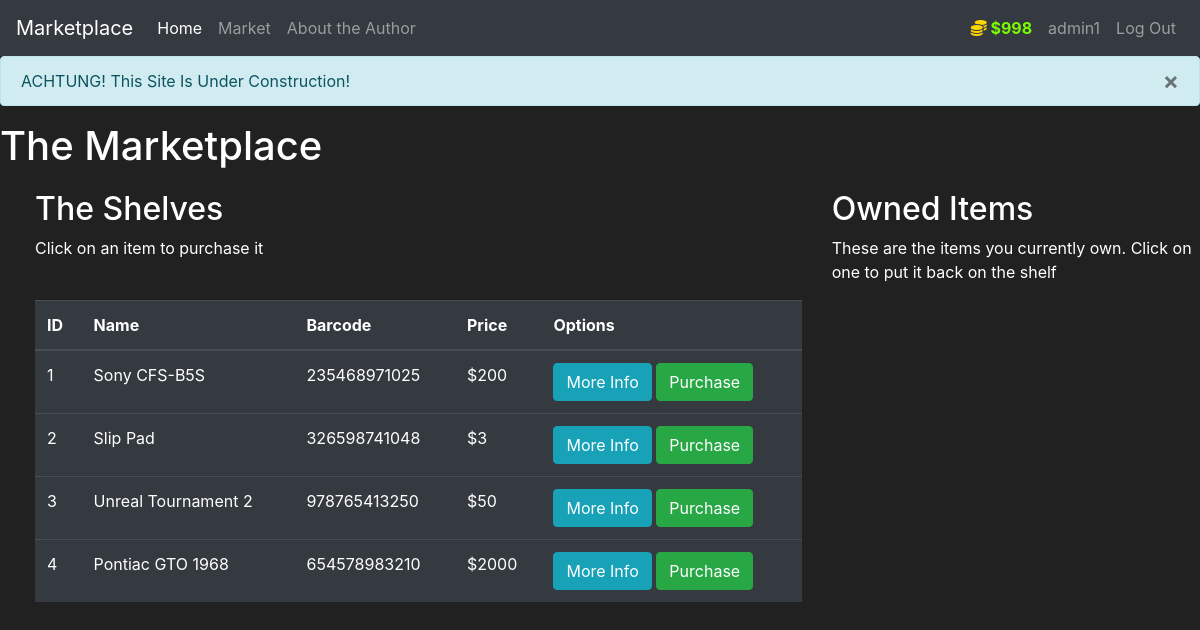
The page /market (signed in) on the database its author committed.
### market/models.py (models this page shows, shortened)
class User(db.Model, UserMixin):
    id = db.Column(db.Integer(), primary_key=True)
    username = db.Column(db.String(length=20), nullable=False, unique=True)
    email = db.Column(db.String(length=40), nullable=False, unique=True)
    pw_hash = db.Column(db.String(length=60), nullable=False)
    wallet = db.Column(db.Integer(), nullable=False, default=1000)
    items = db.relationship('Item', backref='owned_by', lazy=True)
    @property
    def nice_looking_wallet(self):
        if len(str(self.wallet)) >= 4:
            return f'${str(self.wallet)[:-3]},{str(self.wallet)[-3:]}'
        else:
            return f"${self.wallet}"
    @property
    def password(self): # Returns the password
        return self.password

class Item(db.Model):
    id = db.Column(db.Integer(), primary_key=True)
    name = db.Column(db.String(length=30), nullable=False, unique=True)
    price = db.Column(db.Integer(), nullable=False)
    barcode = db.Column(db.String(length=12), nullable=False, unique=True)
    description = db.Column(db.String(length=1024), nullable=False, unique=True)
    image = db.Column(db.String())
    owner = db.Column(db.Integer(), db.ForeignKey('user.id'))

### market/routes.py (the view, shortened to what this page needs)
@app.route('/market', methods=['GET', 'POST'])
@login_required
def market_place():
    flash(f'ACHTUNG! This Site Is Under Construction!', category='info')
    purchase_form = PurchaseItemForm()
    sell_form = SellItemForm()
    if request.method == "GET":
        items = Item.query.filter_by(owner=None)
        owned_items = Item.query.filter_by(owner=current_user.id)
        return render_template("market.html", items=items, purchase_form=purchase_form, owned_items=owned_items, sell_form=sell_form)

### market/models.py (called while the page is built)
@login_manager.user_loader
def load_user(user_id):
    return User.query.get(int(user_id))

### market/templates/market.html (shortened to what this page needs)
{% extends 'base.html' %}
{% block content %}
<h1>The Marketplace</h1>
    <div class="row" style="margin-top:20px; margin-left:20px">
        <div class="col-8">
            <h2>The Shelves</h2>
            <p>Click on an item to purchase it</p>
            <br>
            <table class="table table-hover table-dark">
            <thead>
                <tr>
                 <th scope="col">ID</th>
                 <th scope="col">Name</th>
                 <th scope="col">Barcode</th>
                 <th scope="col">Price</th>
                 <th scope="col">Options</th>
                </tr>
            </thead>
            <tbody>
            {% for item in items %}
            <tr>
                <td>{{ item.id }}</td>
                <td>{{ item.name }}</td>
                <td>{{ item.barcode }}</td>
                <td>${{ item.price }}</td>
                <td>
                    <button class="btn btn-outline btn-info" data-toggle="modal" data-target="#Modal-MoreInfo-{{ item.id }}">More Info</button>
                    <button class="btn btn-outline btn-success" data-toggle="modal" data-target="#Modal-ConfirmPurchase-{{ item.id }}">Purchase</button>
                </td>
            </tr>
            {% endfor %}
            </tbody>
        </table>
        </div>
        <div class="col-4">
            <h2>Owned Items</h2>
            <p>These are the items you currently own. Click on one to put it back on the shelf</p>
        </div>
    </div>
{% endblock %}

### market/templates/base.html (shortened to what this page needs)
<!doctype html>
<html lang="en">
   <head>
      <link rel="stylesheet" href="https://cdn.jsdelivr.net/npm/bootstrap@4.5.3/dist/css/bootstrap.min.css">
   </head>
   <body>
      <nav class="navbar navbar-expand-md navbar-dark bg-dark">
        <a class="navbar-brand" href="{{ url_for('home_page') }}">Marketplace</a>
        <div class="collapse navbar-collapse" id="navbarNav">
            <ul class="navbar-nav mr-auto">
            <li class="nav-item active">
                <a class="nav-link" href="{{ url_for('home_page') }}">Home <span class="sr-only">(current)</span></a>
            </li>
            <li class="nav-item">
                <a class="nav-link" href="{{ url_for('market_place') }}">Market</a>
            </li>
            <li class="nav-item">
                <a class="nav-link" href="{{ url_for('author') }}">About the Author</a>
            </li>
        </ul>
        {% if current_user.is_authenticated %}
            <ul class="navbar-nav">
                <li class="nav-item">
                    <a class="nav-link" style="color: lawngreen; font-weight: bold">
                        <i class="fas fa-coins" style="color: #FFD700"></i>
                        {{ current_user.nice_looking_wallet }}
                    </a>
                </li>
                <li class="nav-item">
                    <a class="nav-link">{{ current_user.username }}</a>
                </li>
                <li class="nav-item">
                    <a class="nav-link" href="{{ url_for('logout_page') }}">Log Out</a>
                </li>
            </ul>
        {% endif %}
        </div>
    </nav>
      {% with messages = get_flashed_messages(with_categories=true) %}
        {%if messages %}
            {% for category, message in messages %}
                <div class="alert alert-{{ category }}">
                    <button type="button" class="m1-2 mb-1 close" data-dismiss="alert" aria-label="Close">
                        <span aria-hidden="true">&times;</span>
                    </button>
                    {{ message }}
                </div>
            {% endfor %}
        {% endif %}
      {% endwith %}
      {% block content %}
      {% endblock %}
   </body>
</html>

### market/templates/base.html (style rules this page uses)
body { background-color: #212121; color: white }

### rows shown on the page
User: nice_looking_wallet "$998", username "admin1"
Item: id "1", name "Sony CFS-B5S", barcode "235468971025", price "200"
Item: id "2", name "Slip Pad", barcode "326598741048", price "3"
Item: id "3", name "Unreal Tournament 2", barcode "978765413250", price "50"
Item: id "4", name "Pontiac GTO 1968", barcode "654578983210", price "2000"

### other values the page prints
{{ message }} "ACHTUNG! This Site Is Under Construction!"
